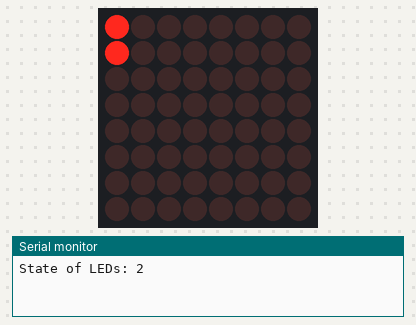
The sketch below on a simulated Arduino Uno, built with avr-gcc and run on an emulated ATmega328P. Parts: 8×8 LED matrix, the last lines printed to the serial monitor. Random numbers use the default seed unless the sketch sets one.

Above: at 0.1 s.
At 4.1 s:
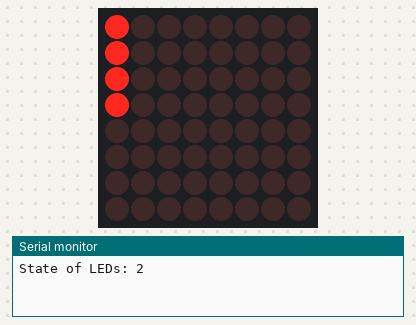
At 8.1 s:
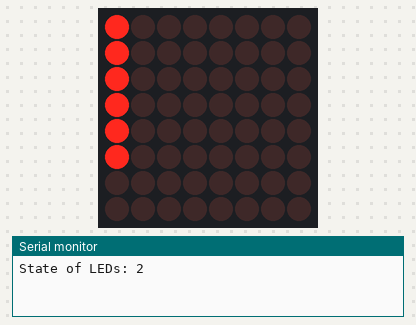
At 19.1 s:
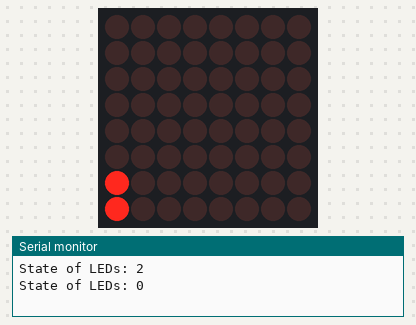
At 29.4 s:
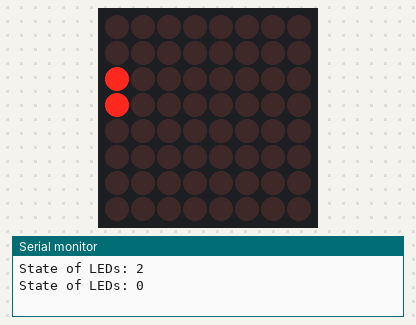
At 38.4 s:
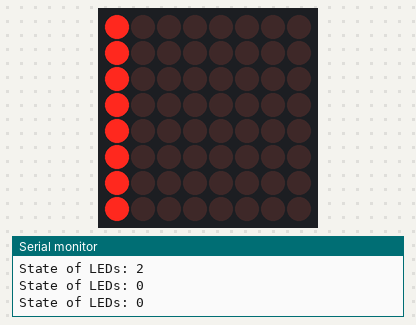

Measured:
- what the display in image 1 shows lasts 0.5 s, from 4.0 s to 4.5 s
- what the display in image 5 shows lasts 1.5 s, from 38.3 s to 39.8 s

The sketch:

Light_IC.ino
```cpp
/* Production Code for the Enterprise
 *  The control groups will be 00 01 02 03 04 05 06 07
 *  Group 1 = 00 01; inner LED
 *  Group 2 = 02 03; 2nd to inner LED
 *  Group 3 = 04 05; 2nd to outer LED
 *  Group 4 = 06 07; outer LED
 *  Written by Matt Giovannucci
 *  4/9/17
 *
 *  Notes to self on style of LEDs
 *  0. light up one from inner circle to outer circle
 *  1. turn off one from inner circle to outer circle
 *  2. Turn each LED on from inner circle to outer circle while
 *    keeping them all on. then flash them twice
 *  3. Randomly turn on one LED and flash and turn off
 */

#include <LedControl.h>
#include <binary.h>

LedControl lc1 = LedControl(11,10,9,1);
//data pin 11
//clock pin 10
//csPin 9
//1 device total
int T = 500;
int state;

void setup() {
  lc1.setIntensity(0,7); //Intensity goes from 0 to 15
  lc1.clearDisplay(0);
  lc1.shutdown(0, false);
  Serial.begin(9600);
  randomSeed(78);


}

void loop() {

     // valid coordinates 00 01 02 03
     //                   10 11 12 13
  state = random(4);
  Serial.print("State of LEDs: ");
  Serial.println(state);
  if (state == 0){
    State0();
  }
  else if(state == 1){
    State1();
  }
  else if(state == 2){
    State2();
  }
  else if(state == 3){
    State3();
  }


} // end loop

void State0(){ // Walk one by one LED from the center to the ends
  setALL_LEDs(false);
  for(int j = 0; j < 5; j++){ // cycle 5 times
    for(int i = 0; i<4; i++){ // step through each LED
      setControl_Group(i,true);
      delay(T);
      setControl_Group(i,false);
    }
    setALL_LEDs(true);
    delay(T*3);
    setALL_LEDs(false);
    delay(T/2);
  }
}

void State1(){
  setALL_LEDs(true);
  for(int j = 0; j < 5; j++){ // cycle 5 times
    for(int i = 0; i<4; i++){ // step through each LED
      setControl_Group(i,false);
      delay(T);
      setControl_Group(i,true);
    }
    setALL_LEDs(false);
    delay(T/2);
    setALL_LEDs(true);
    delay(T*2);
  }
}

void State2() {
  setALL_LEDs(false);
  for(int j = 0; j < 5; j++){ // cycle 5 times
    for(int i = 0; i<4; i++){ // step through each LED
      setControl_Group(i,true);
      delay(T);
    }
   for(int k = 0; k < 3; k++){
    setALL_LEDs(false);
    delay(T/2);
    setALL_LEDs(true);
    delay(T/2);
    }
    setALL_LEDs(false);
  }
}

void State3(){
  int Group;
  bool onoff[] = {true,true,true,true};
  setALL_LEDs(true);
  for(int h = 0; h < 20; h++){
    Group = random(4);
    setControl_Group(Group,onoff[Group]);
    delay(T/2);
    onoff[Group] = !onoff[Group];
  }
}


void setControl_Group(int GroupNum, bool onoff)
{
  if (GroupNum == 0){
    lc1.setLed(0,0,0,onoff);
    lc1.setLed(0,1,0,onoff);
  }
  else if (GroupNum == 1){
    lc1.setLed(0,2,0,onoff);
    lc1.setLed(0,3,0,onoff);
  }
  else if (GroupNum == 2){
    lc1.setLed(0,4,0,onoff);
    lc1.setLed(0,5,0,onoff);
  }
  else if (GroupNum == 3){
    lc1.setLed(0,6,0,onoff);
    lc1.setLed(0,7,0,onoff);
  }
}

void setALL_LEDs(bool onoff){
  lc1.setLed(0,0,0,onoff);
  lc1.setLed(0,1,0,onoff);
  lc1.setLed(0,2,0,onoff);
  lc1.setLed(0,3,0,onoff);
  lc1.setLed(0,4,0,onoff);
  lc1.setLed(0,5,0,onoff);
  lc1.setLed(0,6,0,onoff);
  lc1.setLed(0,7,0,onoff);
}
```
